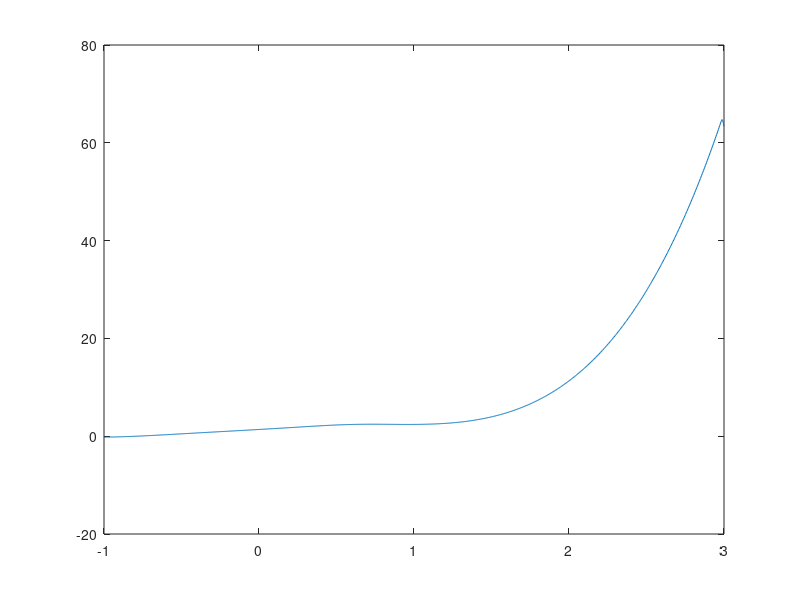

Here is the MATLAB script that generated this plot: (Note: this script raises an error after producing the figure.)
% skript for solving the exit rate for the 1d double well potential

% V=@(x) 1/2.*x.^4-x.^2 ;
% gradV = @(x) 2*x.*(x.^2-1);

V =@(x) (x.*x-1).^2 - 0.2*x + 0.3;
gradV=@(x) 4*x.*(x.*x-1) - 0.2;
L_bound=-1;
R_bound=3;

beta = 4;



n_boxes=1000;
dx=(R_bound-L_bound)/(n_boxes-1);
x=L_bound:dx:R_bound;
e=ones(n_boxes,1);

A = spdiags(1/beta*e*[1 -2 1]/(dx^2),[-1 0 1],n_boxes,n_boxes) + ...
    diag(-1*gradV(x))*spdiags(e*[-1 0 1]/(2*dx),[-1 0 1],n_boxes,n_boxes);
    %spdiags(-1*gradV(x)'*[-1 0 1]/(2*dx),[1 0 -1],n_boxes,n_boxes)';
    
%Neumann Randbedingungen auf der rechten Seite und Dirichlet auf der linken Seite     
%A(1,1) = -A(1,2); 
%A(n_boxes,n_boxes) = -A(n_boxes,n_boxes-1);


%  A1 = spdiags(sigma^2/(2*gamma^2)*e*[1 -2 1]/(dx^2),[-1 0 1],n_boxes,n_boxes) + ...
%       sparse(diag(-1*dpothm(x,t))*spdiags(e*[-1 0 1]/(2*dx),[-1 0 1],n_boxes,n_boxes));
     % so implementiert wird falsch mit nabla V multipliziert
     % spdiags(-1*dpothm(x,t)'*[-1 0 1]/(2*dx),[-1 0 1],n_boxes,n_boxes);

b=zeros(n_boxes,1);

%b(end)=-1-1/dx^2;
b(1)=1-1/dx^2-gradV(x(1))/(2*dx);
b(end)=1-1/dx^2+gradV(x(end))/(2*dx);

% b(1)=1;
% b(end)=1;

%exit1=A1\b;
pot=linsolve(A-diag(ones(n_boxes,1)),b);

figure(2)
plot(x,pot)


pot = -2*(1/beta)*log(pot);

figure(2)
plot(x,V(x)'+pot);hold on
plot(x,V(x)'+pot,x_pred(2:50),V(x_pred(2:50)+control(2:50))); hold off

%save('PDETimes.mat','exit','ext','-v7.3')